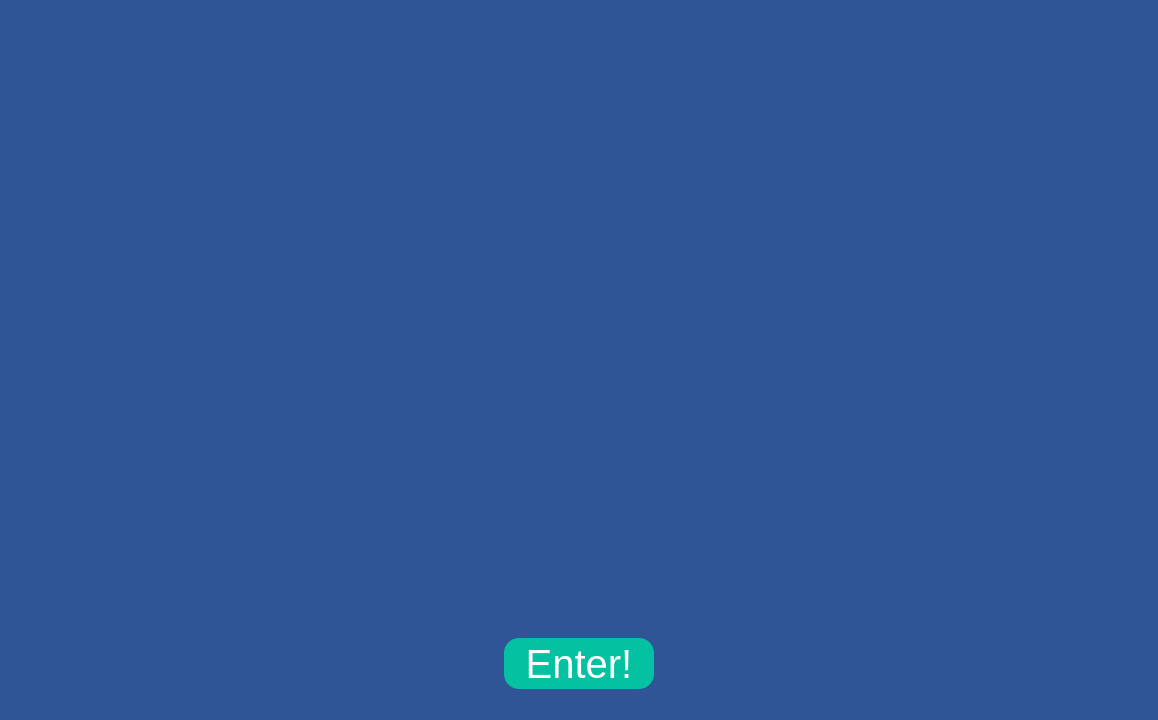
<?xml version="1.0" encoding="UTF-8"?>
<ui version="4.0">
 <class>MainWindow</class>
 <widget class="QMainWindow" name="MainWindow">
  <property name="geometry">
   <rect>
    <x>0</x>
    <y>0</y>
    <width>1158</width>
    <height>720</height>
   </rect>
  </property>
  <property name="windowTitle">
   <string>MainWindow</string>
  </property>
  <property name="styleSheet">
   <string notr="true">background-color: rgb(47, 85, 151);</string>
  </property>
  <widget class="QWidget" name="centralwidget">
   <layout class="QHBoxLayout" name="horizontalLayout">
    <item>
     <layout class="QVBoxLayout" name="verticalLayout">
      <item>
       <layout class="QHBoxLayout" name="horizontalLayout_2">
        <item>
         <spacer name="horizontalSpacer">
          <property name="orientation">
           <enum>Qt::Horizontal</enum>
          </property>
          <property name="sizeHint" stdset="0">
           <size>
            <width>40</width>
            <height>20</height>
           </size>
          </property>
         </spacer>
        </item>
        <item>
         <widget class="QLabel" name="label">
          <property name="minimumSize">
           <size>
            <width>520</width>
            <height>200</height>
           </size>
          </property>
          <property name="maximumSize">
           <size>
            <width>650</width>
            <height>300</height>
           </size>
          </property>
          <property name="text">
           <string/>
          </property>
          <property name="pixmap">
           <pixmap>Developer/Swansea Uni/Project/Code/Project/Images/Data Splash Title.png</pixmap>
          </property>
          <property name="scaledContents">
           <bool>true</bool>
          </property>
          <property name="wordWrap">
           <bool>false</bool>
          </property>
         </widget>
        </item>
        <item>
         <spacer name="horizontalSpacer_2">
          <property name="orientation">
           <enum>Qt::Horizontal</enum>
          </property>
          <property name="sizeHint" stdset="0">
           <size>
            <width>40</width>
            <height>20</height>
           </size>
          </property>
         </spacer>
        </item>
       </layout>
      </item>
      <item>
       <layout class="QVBoxLayout" name="verticalLayout_3">
        <item>
         <layout class="QHBoxLayout" name="horizontalLayout_5">
          <item>
           <spacer name="horizontalSpacer_3">
            <property name="orientation">
             <enum>Qt::Horizontal</enum>
            </property>
            <property name="sizeHint" stdset="0">
             <size>
              <width>40</width>
              <height>20</height>
             </size>
            </property>
           </spacer>
          </item>
          <item>
           <widget class="QLabel" name="label_2">
            <property name="minimumSize">
             <size>
              <width>300</width>
              <height>300</height>
             </size>
            </property>
            <property name="maximumSize">
             <size>
              <width>900</width>
              <height>900</height>
             </size>
            </property>
            <property name="text">
             <string/>
            </property>
            <property name="pixmap">
             <pixmap>Developer/Swansea Uni/Project/Code/Project/Images/Water-drop-data-v2.png</pixmap>
            </property>
            <property name="scaledContents">
             <bool>true</bool>
            </property>
            <property name="alignment">
             <set>Qt::AlignCenter</set>
            </property>
           </widget>
          </item>
          <item>
           <spacer name="horizontalSpacer_4">
            <property name="orientation">
             <enum>Qt::Horizontal</enum>
            </property>
            <property name="sizeHint" stdset="0">
             <size>
              <width>40</width>
              <height>20</height>
             </size>
            </property>
           </spacer>
          </item>
         </layout>
        </item>
       </layout>
      </item>
      <item>
       <layout class="QVBoxLayout" name="verticalLayout_5">
        <item>
         <layout class="QHBoxLayout" name="horizontalLayout_7">
          <item>
           <spacer name="horizontalSpacer_6">
            <property name="orientation">
             <enum>Qt::Horizontal</enum>
            </property>
            <property name="sizeHint" stdset="0">
             <size>
              <width>40</width>
              <height>20</height>
             </size>
            </property>
           </spacer>
          </item>
          <item>
           <widget class="QPushButton" name="pushButton">
            <property name="minimumSize">
             <size>
              <width>150</width>
              <height>51</height>
             </size>
            </property>
            <property name="font">
             <font>
              <pointsize>30</pointsize>
             </font>
            </property>
            <property name="styleSheet">
             <string notr="true">background-color: rgb(3,193,161);
border-radius:15px;
color: white;</string>
            </property>
            <property name="text">
             <string>Enter!</string>
            </property>
           </widget>
          </item>
          <item>
           <spacer name="horizontalSpacer_5">
            <property name="orientation">
             <enum>Qt::Horizontal</enum>
            </property>
            <property name="sizeHint" stdset="0">
             <size>
              <width>40</width>
              <height>20</height>
             </size>
            </property>
           </spacer>
          </item>
         </layout>
        </item>
       </layout>
      </item>
     </layout>
    </item>
   </layout>
  </widget>
  <widget class="QMenuBar" name="menubar">
   <property name="geometry">
    <rect>
     <x>0</x>
     <y>0</y>
     <width>1158</width>
     <height>22</height>
    </rect>
   </property>
  </widget>
  <widget class="QStatusBar" name="statusbar"/>
 </widget>
 <resources/>
 <connections/>
</ui>
